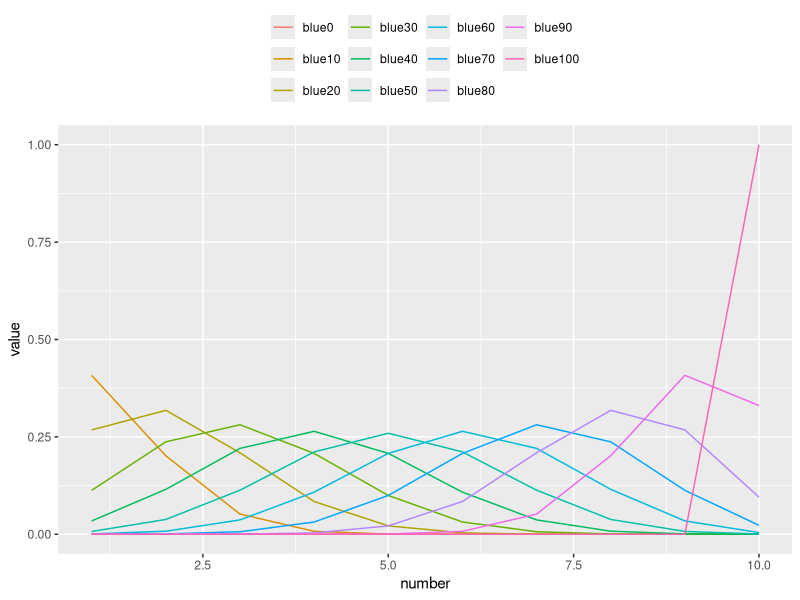
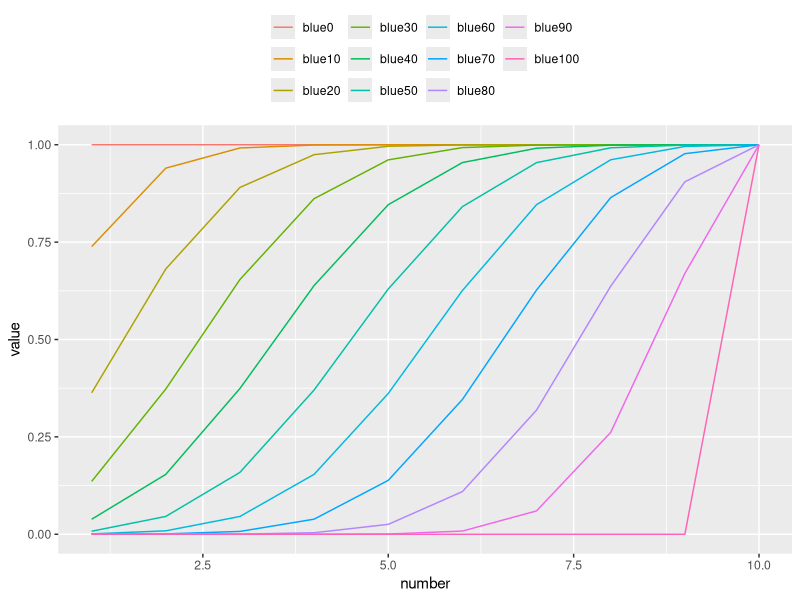
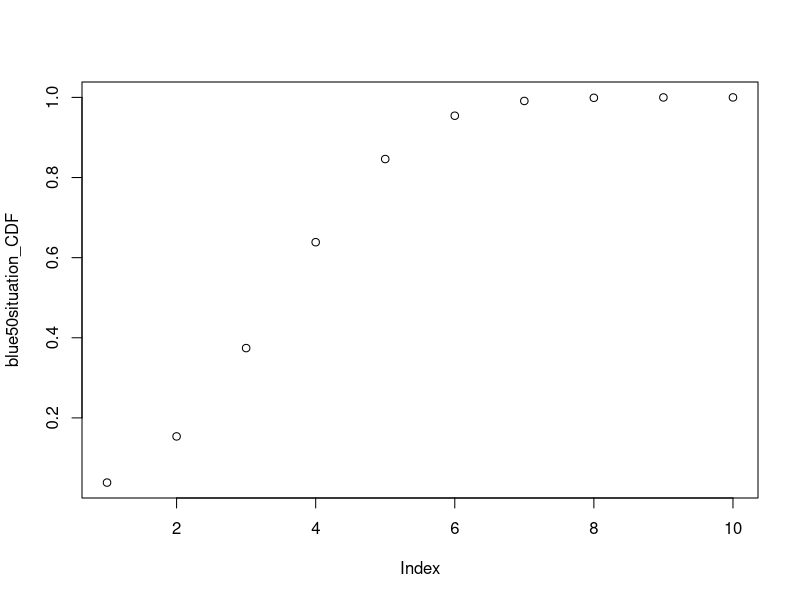

Here is the R script that generated these plots, in order:
## ---- chunk 1
knitr::opts_chunk$set(echo = TRUE)
## ---- chunk 2

library(ggplot2)
library(reshape2)

blue <- c(0,10,20,30,40,50,60,70,80,90,100) # our parameter

# make PDF
pdf <- NULL
for (i in blue){
  xx <- dhyper(1:10, i, 100-i, 10)
  pdf <- cbind(pdf, xx) 
}

colnames(pdf) <- paste("blue", blue, sep = "")

# make CDF
cdf <- NULL
for (i in blue){
  xx <- phyper(1:10, i, 100-i, 10)
  cdf <- cbind(cdf, xx) 
}

colnames(cdf) <- paste("blue", blue, sep = "")

# make dataframe for ggplot
pdf2 <- data.frame(pdf, number=1:10)
pdf2 <- melt(pdf2, "number")
cdf2 <- data.frame(cdf, number=1:10)
cdf2 <- melt(cdf2, "number")

# plot PDF with 10 different parameters 
ggplot()+
  geom_line(aes(y = value, x = number, colour = variable),
                     data = pdf2, stat="identity") +
  theme(legend.title = element_blank(),
        legend.position="top")
 
# plot CDF with 10 different parameters
ggplot()+
  geom_line(aes(y = value, x = number, colour = variable),
            data = cdf2, stat="identity") +
  theme(legend.title = element_blank(),
        legend.position="top")


## ---- chunk 3
# when there are 50 blue colonies among 100 colonies, we will sample 10 colonies. 
blue50situation_PDF <- pdf[,5]
blue50situation_CDF <- cdf[,5]

plot(blue50situation_CDF)
# according to the plot of CDF, we can obtain at least 6 colonies by 95.42% when sampling 10 colonies.
